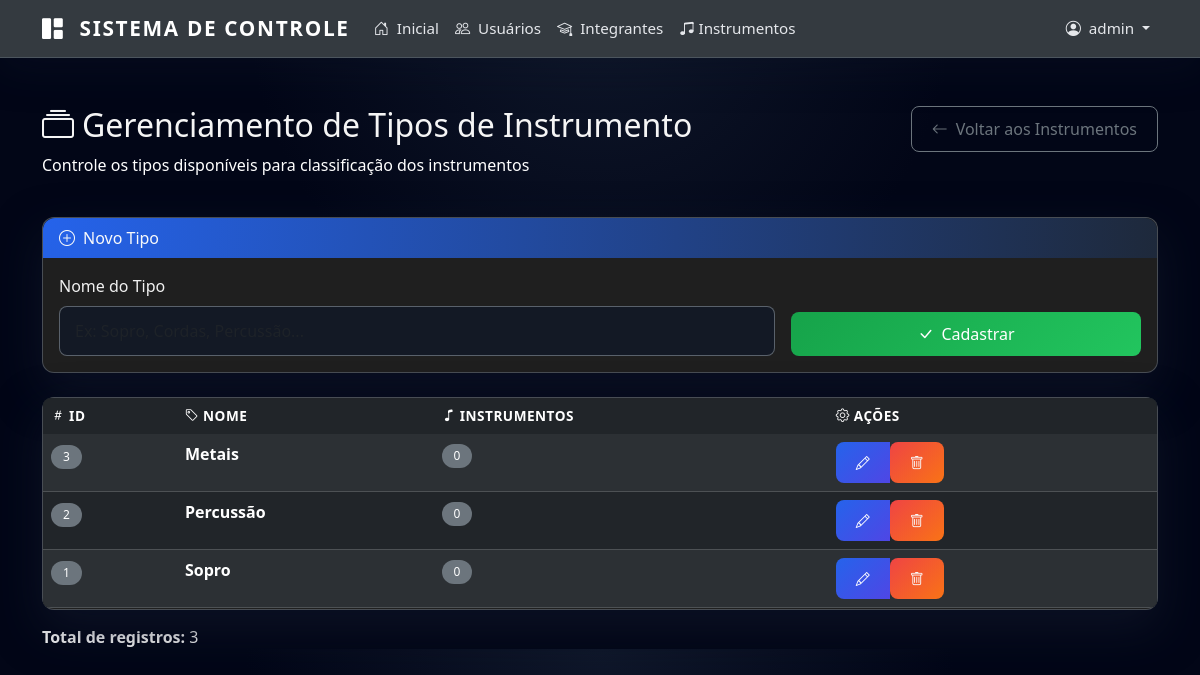
The app's page /admin/tipos (signed in), older data.
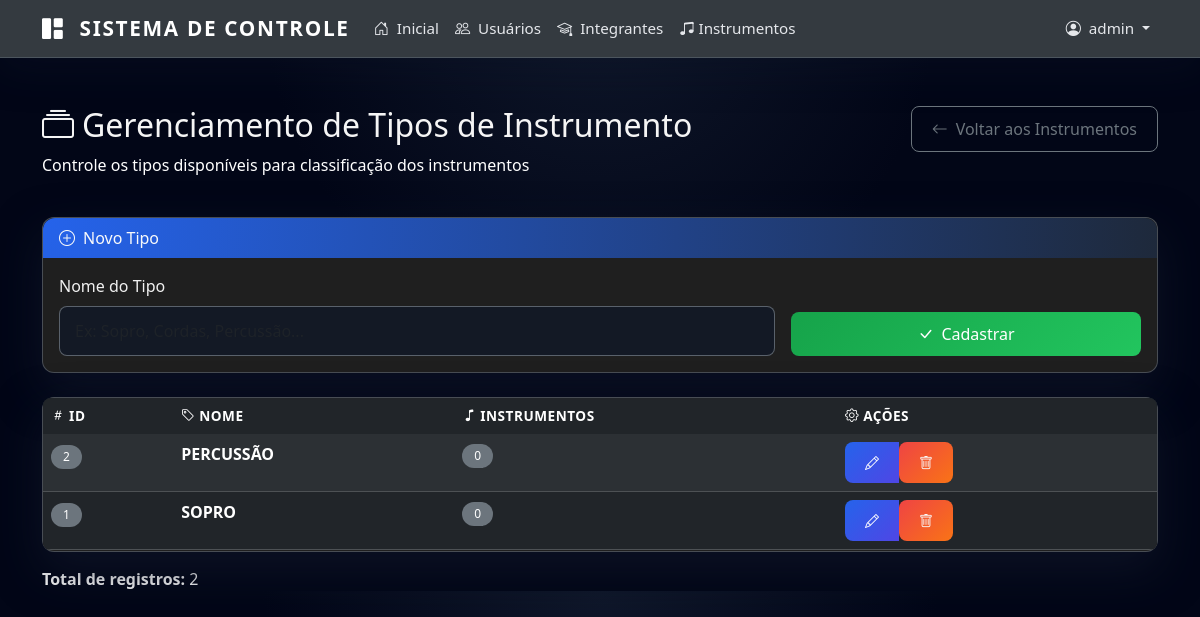
The same page, newer data.
### app/models.py (models this page shows)
class TipoInstrumento(db.Model):
    id = db.Column(db.Integer, primary_key=True)
    nome = db.Column(db.String(50), nullable=False)
    instrumentos = db.relationship('Instrumento', backref='tipo', lazy=True)

### app/routes.py (the view, shortened to what this page needs)
@main_bp.route("/admin/tipos", methods=["GET", "POST"])
@login_required
@profissional_required
def listar_tipos():
    tipos = TipoInstrumento.query.order_by(TipoInstrumento.nome).all()
    return render_template("admin_tipos.html", tipos=tipos)

### app/__init__.py (called while the page is built)
@login_manager.user_loader
def load_user(user_id):
    from .models import User
    return User.query.get(int(user_id))

### app/utils.py (called while the page is built)
def profissional_required(f):
    @wraps(f)
    def decorated_function(*args, **kwargs):
        if not current_user.is_authenticated:
            flash("Faça login para continuar.")
            return redirect(url_for("auth.login"))
        return f(*args, **kwargs)
    return decorated_function

def obter_todas_configuracoes():
    configs = SistemaConfig.query.all()
    return {config.key: config.value for config in configs}

### templates/admin_tipos.html (shortened to what this page needs)
{% extends "base.html" %}
{% block content %}
<div class="container mt-5 fade-in">
  <div class="row mb-4">
    <div class="col-md-8">
      <h2><i class="bi bi-collection me-2"></i>Gerenciamento de Tipos de Instrumento</h2>
      <p class="text-white">Controle os tipos disponíveis para classificação dos instrumentos</p>
    </div>
    <div class="col-md-4 text-md-end">
      <a href="{{ url_for('main.listar_instrumentos') }}" class="btn btn-outline-secondary">
        <i class="bi bi-arrow-left me-2"></i>Voltar aos Instrumentos
      </a>
    </div>
  </div>
  <div class="card mb-4">
    <div class="card-header bg-dark text-white">
      {% if tipo_editar %}
        <i class="bi bi-pencil-square me-2"></i>Editar Tipo
      {% else %}
        <i class="bi bi-plus-circle me-2"></i>Novo Tipo
      {% endif %}
    </div>
    <div class="card-body">
      <form method="POST"
            action="{% if tipo_editar %}{{ url_for('main.editar_tipo', tipo_id=tipo_editar.id) }}{% else %}{{ url_for('main.listar_tipos') }}{% endif %}">
        <div class="row g-3 align-items-end">
          <div class="col-md-8">
            <label class="form-label">Nome do Tipo</label>
            <input type="text" name="nome" class="form-control" placeholder="Ex: Sopro, Cordas, Percussão..."
                   value="{{ tipo_editar.nome if tipo_editar else '' }}" required>
          </div>
          <div class="col-md-4">
            <div class="d-flex gap-2">
              <button type="submit" class="btn btn-success flex-fill">
                <i class="bi bi-check-lg me-2"></i>{{ 'Salvar' if tipo_editar else 'Cadastrar' }}
              </button>
            </div>
          </div>
        </div>
      </form>
    </div>
  </div>
  <div class="card">
    <div class="card-body p-0">
      <div class="table-responsive">
        <table class="table table-dark table-striped table-hover mb-0">
          <thead class="table-dark">
            <tr>
              <th><i class="bi bi-hash me-1"></i>ID</th>
              <th><i class="bi bi-tag me-1"></i>Nome</th>
              <th><i class="bi bi-music-note me-1"></i>Instrumentos</th>
              <th><i class="bi bi-gear me-1"></i>Ações</th>
            </tr>
          </thead>
          <tbody>
            {% for tipo in tipos %}
            <tr>
              <td><span class="badge bg-secondary">{{ tipo.id }}</span></td>
              <td><strong>{{ tipo.nome }}</strong></td>
              <td>
                {% if tipo.instrumentos %}
                  <span class="badge bg-primary">{{ tipo.instrumentos|length }}</span>
                {% else %}
                  <span class="badge bg-secondary">0</span>
                {% endif %}
              </td>
              <td>
                <div class="btn-group" role="group">
                  <a href="{{ url_for('main.editar_tipo', tipo_id=tipo.id) }}"
                     class="btn btn-sm btn-primary" title="Editar">
                    <i class="bi bi-pencil"></i>
                  </a>
                  <form action="{{ url_for('main.excluir_tipo', tipo_id=tipo.id) }}"
                        method="POST" style="display: inline;"
                        onsubmit="return confirm('Tem certeza que deseja excluir o tipo "{{ tipo.nome }}"?\n\n{% if tipo.instrumentos %}Atenção: existem {{ tipo.instrumentos|length }} instrumento(s) vinculado(s).{% endif %}')">
                    <button type="submit" class="btn btn-sm btn-danger" title="Excluir">
                      <i class="bi bi-trash"></i>
                    </button>
                  </form>
                </div>
              </td>
            </tr>
            {% endfor %}
          </tbody>
        </table>
      </div>
    </div>
  </div>
  <div class="mt-3">
    <strong>Total de registros:</strong> {{ tipos|length }}
  </div>
</div>
{% endblock %}

Row changes from the older to the newer data that the page shows:
removed TipoInstrumento: id "3", nome "Metais"
changed TipoInstrumento id 2: nome "Percussão" → "PERCUSSÃO"
changed TipoInstrumento id 1: nome "Sopro" → "SOPRO"
Text that changed along with them:
{{ tipos|length }}: "3" → "2"
